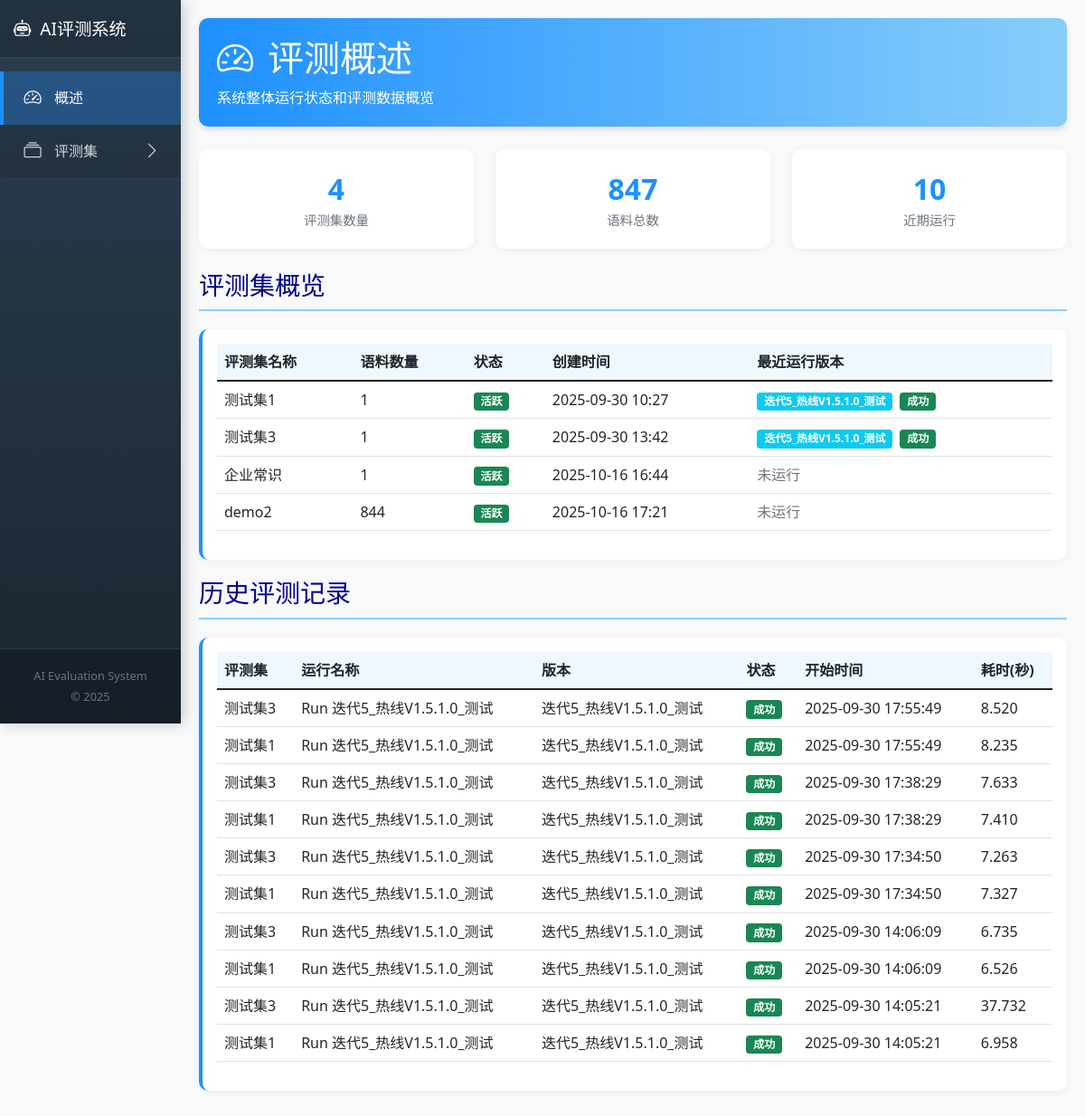
Before: / with the older database file.
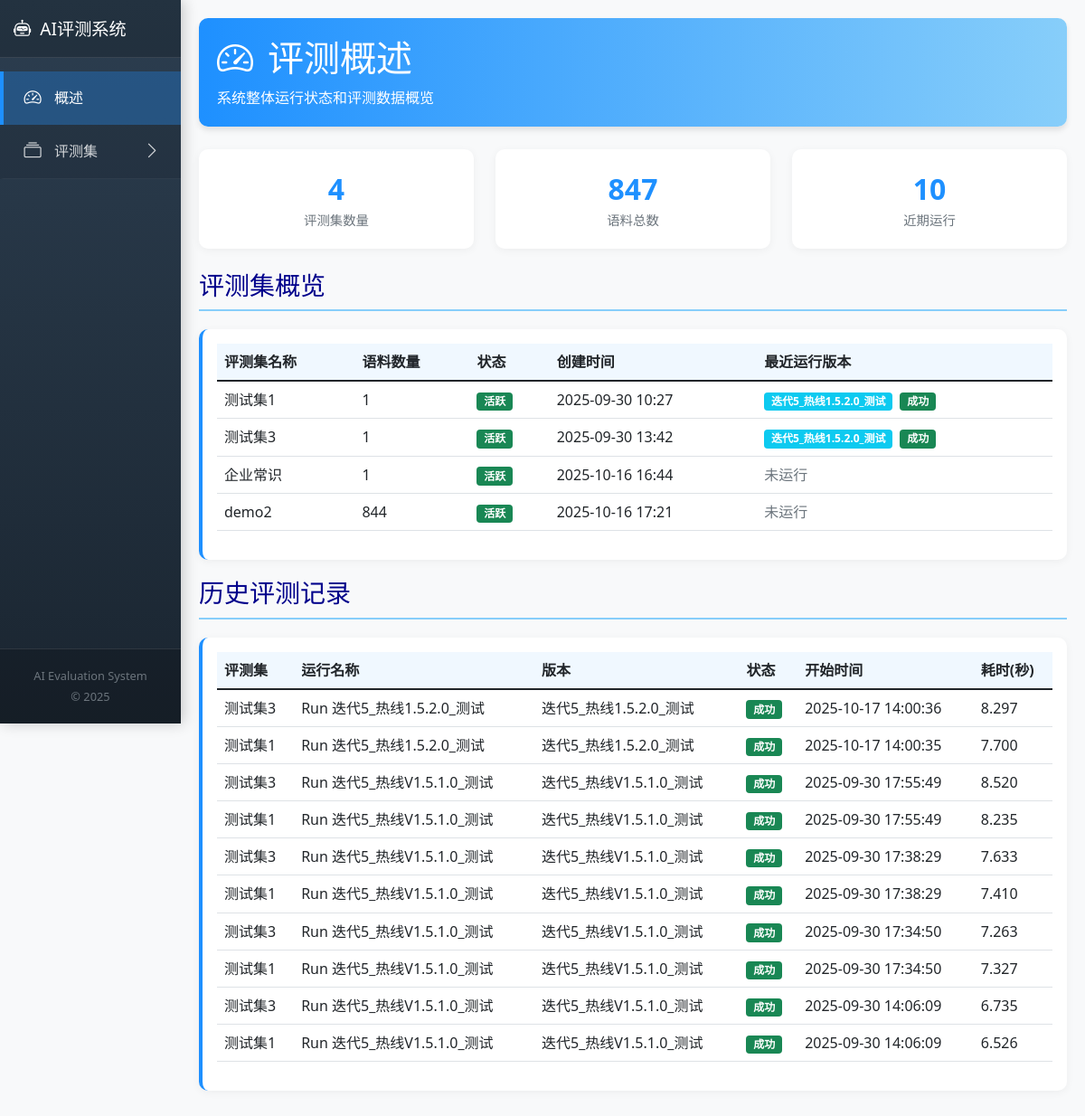
After: the same page with the newer database file.
### myapp/models.py (models this page shows, shortened)
class EvaluationSet(models.Model):
    STATUS_CHOICES = [
        ('active','Active'),
        ('inactive','Inactive'),
    ]
    name = models.CharField(max_length=255, unique=True, verbose_name="评测集名称")
    description = models.TextField(blank=True, null=True, verbose_name="评测集描述")
    created_at = models.DateTimeField(auto_now_add=True, verbose_name="创建时间")
    status = models.CharField(max_length=10, choices=STATUS_CHOICES, default='active', verbose_name="状态")
    class Meta:
        db_table = 'evaluation_sets'
        verbose_name = "评测集"
        verbose_name_plural = "评测集"

class EvaluationRun(models.Model):
    STATUS_CHOICES = [
        ('success', 'Success'),
        ('failed', 'Failed'),
        ('running', 'Running'),
    ]
    evaluation_set = models.ForeignKey(EvaluationSet, on_delete=models.CASCADE, verbose_name="关联评测集")
    run_name = models.CharField(max_length=255, blank=True, null=True, verbose_name="本次执行名称")
    start_time = models.DateTimeField(auto_now_add=True, verbose_name="开始时间")
    end_time = models.DateTimeField(blank=True, null=True, verbose_name="结束时间")
    duration = models.DecimalField(max_digits=10, decimal_places=3, blank=True, null=True, verbose_name="总耗时(秒)")
    status = models.CharField(max_length=10, choices=STATUS_CHOICES, blank=True, null=True, verbose_name="执行状态")
    config = models.JSONField(blank=True, null=True, verbose_name="配置参数")
    summary_metrics = models.JSONField(blank=True, null=True, verbose_name="整体指标汇总")
    version = models.CharField(max_length=50, blank=True, null=True, verbose_name="版本", default='1.0.0')
    class Meta:
        db_table = 'evaluation_runs'
        verbose_name = "评测执行记录"
        verbose_name_plural = "评测执行记录"
        indexes = [
            models.Index(fields=['start_time'], name='idx_run_time'),
        ]

### myapp/views/home.py (the view)
# urls.py: 2. Add a URL to urlpatterns:  path('', views.home, name='home')
def home(request):
    evaluation_sets = EvaluationSet.objects.filter(status='active').prefetch_related('corpus_set')
    for eval_set in evaluation_sets:
        eval_set.corpora_count = eval_set.corpus_set.count()
        eval_set.latest_run = EvaluationRun.objects.filter(evaluation_set=eval_set).order_by('-start_time').first()
    recent_runs = EvaluationRun.objects.select_related('evaluation_set').order_by('-start_time')[:10]
    total_corpora = Corpus.objects.count()
    messages_data = []
    storage = messages.get_messages(request)
    for message in storage:
        messages_data.append({
            'level': message.level,
            'message': str(message),
            'tags': message.tags,
        })
    context = {
        'evaluation_sets': evaluation_sets,
        'evaluation_sets_count': evaluation_sets.count(),
        'total_corpora': total_corpora,
        'recent_runs': recent_runs,
        'messages_data': messages_data,  # 添加处理后的消息数据
    }
    return render(request, 'home/index.html', context)

### myapp/templates/home/index.html (shortened to what this page needs)
{% extends 'base.html' %}
{% block content %}
<div id="overview-content">
    <div class="header">
        <h1><i class="bi bi-speedometer2 me-3"></i>评测概述</h1>
        <p class="mb-0">系统整体运行状态和评测数据概览</p>
    </div>
    <div class="row mb-4">
        <div class="col-md-4">
            <div class="stat-card">
                <div class="stat-number">{{ evaluation_sets_count }}</div>
                <div class="stat-label">评测集数量</div>
            </div>
        </div>
        <div class="col-md-4">
            <div class="stat-card">
                <div class="stat-number">{{ total_corpora }}</div>
                <div class="stat-label">语料总数</div>
            </div>
        </div>
        <div class="col-md-4">
            <div class="stat-card">
                <div class="stat-number">{{ recent_runs|length }}</div>
                <div class="stat-label">近期运行</div>
            </div>
        </div>
    </div>
    <h3 class="section-title">评测集概览</h3>
    <div class="card">
        <div class="card-body">
            <div class="table-responsive">
                <table class="table table-hover">
                    <thead>
                        <tr>
                            <th>评测集名称</th>
                            <th>语料数量</th>
                            <th>状态</th>
                            <th>创建时间</th>
                            <th>最近运行版本</th>
                        </tr>
                    </thead>
                    <tbody>
                        {% for eval_set in evaluation_sets %}
                        <tr>
                            <td>{{ eval_set.name }}</td>
                            <td>{{ eval_set.corpora_count }}</td>
                            <td>
                                {% if eval_set.status == 'active' %}
                                    <span class="badge bg-success">活跃</span>
                                {% else %}
                                    <span class="badge bg-secondary">非活跃</span>
                                {% endif %}
                            </td>
                            <td>{{ eval_set.created_at|date:"Y-m-d H:i" }}</td>
                            <td>
                                {% if eval_set.latest_run %}
                                    <span class="badge bg-info">{{ eval_set.latest_run.version }}</span>
                                    {% if eval_set.latest_run.status == 'success' %}
                                        <span class="badge bg-success ms-1">成功</span>
                                    {% elif eval_set.latest_run.status == 'failed' %}
                                        <span class="badge bg-danger ms-1">失败</span>
                                    {% else %}
                                        <span class="badge bg-warning ms-1">运行中</span>
                                    {% endif %}
                                {% else %}
                                    <span class="text-muted">未运行</span>
                                {% endif %}
                            </td>
                        </tr>
                        {% endfor %}
                    </tbody>
                </table>
            </div>
        </div>
    </div>
    <h3 class="section-title">历史评测记录</h3>
    <div class="card">
        <div class="card-body">
            {% if recent_runs %}
            <div class="table-responsive">
                <table class="table table-hover">
                    <thead>
                        <tr>
                            <th>评测集</th>
                            <th>运行名称</th>
                            <th>版本</th>
                            <th>状态</th>
                            <th>开始时间</th>
                            <th>耗时(秒)</th>
                        </tr>
                    </thead>
                    <tbody>
                        {% for run in recent_runs %}
                        <tr>
                            <td>{{ run.evaluation_set.name }}</td>
                            <td>{{ run.run_name }}</td>
                            <td>{{ run.version }}</td>
                            <td>
                                {% if run.status == 'success' %}
                                    <span class="badge bg-success">成功</span>
                                {% elif run.status == 'failed' %}
                                    <span class="badge bg-danger">失败</span>
                                {% else %}
                                    <span class="badge bg-warning">运行中</span>
                                {% endif %}
                            </td>
                            <td>{{ run.start_time|date:"Y-m-d H:i:s" }}</td>
                            <td>{{ run.duration|default:"-" }}</td>
                        </tr>
                        {% endfor %}
                    </tbody>
                </table>
            </div>
            {% else %}
            <div class="text-center py-5 text-muted">
                <i class="bi bi-inbox fs-1 d-block mb-3"></i>
                <p>暂无历史评测记录</p>
            </div>
            {% endif %}
        </div>
    </div>
</div>
{% endblock %}

### myapp/templates/base.html (shortened to what this page needs)
<!DOCTYPE html>
<html>
<head>
    <link href="https://cdn.jsdelivr.net/npm/bootstrap@5.1.3/dist/css/bootstrap.min.css" rel="stylesheet">
    <link rel="stylesheet" href="https://cdn.jsdelivr.net/npm/bootstrap-icons@1.7.2/font/bootstrap-icons.css">
</head>
<body>
    <div class="container-fluid">
        <div class="row">
            <div class="col-md-3 col-lg-2 sidebar">
                <div class="d-flex flex-column h-100">
                    <div class="sidebar-header">
                        <h4>
                            <i class="bi bi-robot"></i>
                            <span>AI评测系统</span>
                        </h4>
                    </div>
                    <div class="sidebar-nav flex-grow-1">
                        <ul class="nav flex-column">
                            <li class="nav-item">
                                <a href="{% url 'home' %}" class="nav-link {% if request.resolver_match.url_name == 'home' %}active{% endif %}" id="overview-link">
                                    <i class="bi bi-speedometer2"></i>
                                    <span>概述</span>
                                </a>
                            </li>
                            <li class="nav-item menu-item">
                                <a href="#dataset-menu" class="nav-link " data-bs-toggle="collapse" id="dataset-link">
                                    <i class="bi bi-collection"></i>
                                    <span>评测集</span>
                                    <i class="bi bi-chevron-right menu-arrow "></i>
                                </a>
                            </li>
                        </ul>
                    </div>
                    <div class="sidebar-footer text-center text-muted">
                        <div>AI Evaluation System</div>
                        <div class="mt-1">© 2025</div>
                    </div>
                </div>
            </div>
            <div class="col-md-9 ms-sm-auto col-lg-10 main-content">
                {% block content %}
                {% endblock %}
            </div>
        </div>
    </div>
</body>
</html>

### myapp/templates/base.html (style rules this page uses)
:root { --primary-blue: #1E90FF; --light-blue: #87CEFA; --dark-blue: #00008B; --very-light-blue: #F0F8FF; --sidebar-bg: #2c3e50; --sidebar-submenu-bg: #1a2530; }
body { background-color: #f8f9fa; font-family: 'Segoe UI', Tahoma, Geneva, Verdana, sans-serif; }
.sidebar { height: 100vh; position: fixed; top: 0; left: 0; overflow-y: auto; background: linear-gradient(180deg, var(--sidebar-bg), var(--sidebar-submenu-bg)); color: white; box-shadow: 3px 0 15px rgba(0,0,0,0.2); z-index: 1000; padding: 0; }
.sidebar .sidebar-header { padding: 20px 15px; background: rgba(0, 0, 0, 0.2); border-bottom: 1px solid rgba(255, 255, 255, 0.1); }
.sidebar .sidebar-header h4 { font-size: 1.2rem; margin-bottom: 0; display: flex; align-items: center; gap: 10px; }
.sidebar-nav { padding: 15px 0; }
.sidebar .nav-link { color: rgba(255, 255, 255, 0.8); border-radius: 0; margin: 0; padding: 15px 20px; transition: all 0.3s; display: flex; align-items: center; gap: 12px; border-left: 4px solid transparent; font-weight: 500; }
.sidebar .nav-link.active { background-color: rgba(30, 144, 255, 0.3); color: white; border-left: 4px solid var(--primary-blue); }
.sidebar .nav-link i { font-size: 1.2rem; width: 24px; text-align: center; }
.sidebar .menu-item > .nav-link { background-color: rgba(0, 0, 0, 0.1); border-bottom: 1px solid rgba(255, 255, 255, 0.05); }
.menu-arrow { margin-left: auto; transition: transform 0.2s; }
.sidebar-footer { padding: 20px 15px; background: rgba(0, 0, 0, 0.2); border-top: 1px solid rgba(255, 255, 255, 0.1); font-size: 0.8rem; }
.main-content { margin-left: 280px; padding: 20px; min-height: 100vh; }
.header { background: linear-gradient(90deg, var(--primary-blue), var(--light-blue)); color: white; border-radius: 10px; padding: 20px; margin-bottom: 25px; box-shadow: 0 4px 6px rgba(0,0,0,0.1); }
.card { border-radius: 10px; border: none; box-shadow: 0 2px 10px rgba(0,0,0,0.05); transition: transform 0.3s, box-shadow 0.3s; margin-bottom: 20px; border-left: 4px solid var(--primary-blue); }
.table th { background-color: var(--very-light-blue); font-weight: 600; }
.stat-card { text-align: center; padding: 20px; border-radius: 10px; background: white; box-shadow: 0 2px 10px rgba(0,0,0,0.05); }
.stat-number { font-size: 2rem; font-weight: 700; color: var(--primary-blue); }
.stat-label { font-size: 0.9rem; color: #6c757d; }
.section-title { color: var(--dark-blue); border-bottom: 2px solid var(--light-blue); padding-bottom: 10px; margin-bottom: 20px; }

Changed rows visible on the page:
no longer on this page (row unchanged): EvaluationRun: evaluation_set.name "测试集3", run_name "Run 迭代5_热线V1.5.1.0_测试", version "迭代5_热线V1.5.1.0_测试", status "成功", start_time "2025-09-30 14:05:21", duration "37.732"
no longer on this page (row unchanged): EvaluationRun: evaluation_set.name "测试集1", run_name "Run 迭代5_热线V1.5.1.0_测试", version "迭代5_热线V1.5.1.0_测试", status "成功", start_time "2025-09-30 14:05:21", duration "6.958"
computed for EvaluationSet "测试集1": latest_run.version "迭代5_热线V1.5.1.0_测试" → "迭代5_热线1.5.2.0_测试"
computed for EvaluationSet "测试集3": latest_run.version "迭代5_热线V1.5.1.0_测试" → "迭代5_热线1.5.2.0_测试"
added EvaluationRun: evaluation_set.name "测试集3", run_name "Run 迭代5_热线1.5.2.0_测试", version "迭代5_热线1.5.2.0_测试", status "成功", start_time "2025-10-17 14:00:36", duration "8.297"
added EvaluationRun: evaluation_set.name "测试集1", run_name "Run 迭代5_热线1.5.2.0_测试", version "迭代5_热线1.5.2.0_测试", status "成功", start_time "2025-10-17 14:00:35", duration "7.700"
